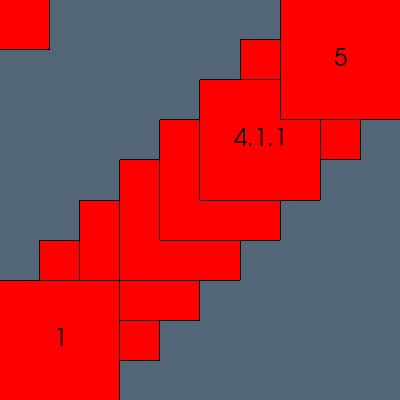

Write Python code to recreate this figure.
#!/usr/bin/env python
# Demonstrate context item stacking operations: Lower, Raise, StackAbove, StackUnder.

import vtkmodules.vtkInteractionStyle  # noqa: F401
import vtkmodules.vtkRenderingContextOpenGL2  # noqa: F401
import vtkmodules.vtkRenderingOpenGL2  # noqa: F401

from vtkmodules.vtkRenderingContext2D import vtkBlockItem, vtkContextActor
from vtkmodules.vtkRenderingCore import (
    vtkRenderWindow,
    vtkRenderWindowInteractor,
    vtkRenderer,
)

# Create block items.
s = 120
step = s // 3
i = 0

root_item = vtkBlockItem()
root_item.SetDimensions(0, 350, 50, 50)

test1 = vtkBlockItem()
test1.SetDimensions(i, i, s, s)
test1.SetLabel("1")
i += step

test2 = vtkBlockItem()
test2.SetDimensions(i, i, s, s)
test2.SetLabel("2")
i += step

test3 = vtkBlockItem()
test3.SetDimensions(i, i, s, s)
test3.SetLabel("3")
i += step

test4 = vtkBlockItem()
test4.SetDimensions(i, i, s, s)
test4.SetLabel("4")
i += step

test41 = vtkBlockItem()
test41.SetDimensions(i, i, s, s)
test41.SetLabel("4.1")
i += step

test411 = vtkBlockItem()
test411.SetDimensions(i, i, s, s)
test411.SetLabel("4.1.1")
i += step

test42 = vtkBlockItem()
test42.SetDimensions(i, i, s, s)
test42.SetLabel("4.2")
i += step

test5 = vtkBlockItem()
test5.SetDimensions(i, i, s, s)
test5.SetLabel("5")

# Build multi-level scene.
root_item.AddItem(test1)
root_item.AddItem(test2)
root_item.AddItem(test3)
root_item.AddItem(test4)
test4.AddItem(test41)
test41.AddItem(test411)
test4.AddItem(test42)
root_item.AddItem(test5)

# Restack item 3 under all items.
index3 = root_item.GetItemIndex(test3)
root_item.Lower(index3)

# Restack item 1 above 4.
index1 = root_item.GetItemIndex(test1)
index4 = root_item.GetItemIndex(test4)
root_item.StackAbove(index1, index4)

# Raise item 41 above 42.
index41 = test4.GetItemIndex(test41)
test4.Raise(index41)

# StackUnder item 2 under item 3.
index2 = root_item.GetItemIndex(test2)
index3 = root_item.GetItemIndex(test3)
root_item.StackUnder(index2, index3)

# Context actor and scene wiring.
context_actor = vtkContextActor()
context_actor.GetScene().AddItem(root_item)
context_actor.GetScene().SetUseBufferId(False)

# Renderer
renderer = vtkRenderer()
renderer.SetBackground(0.32, 0.40, 0.47)
context_actor.GetScene().SetRenderer(renderer)
renderer.AddActor(context_actor)

# Window
render_window = vtkRenderWindow()
render_window.SetSize(400, 400)
render_window.SetMultiSamples(0)
render_window.AddRenderer(renderer)
render_window.SetWindowName("context item stacking")

# Interactor
interactor = vtkRenderWindowInteractor()
interactor.SetRenderWindow(render_window)

interactor.Initialize()
interactor.Start()
